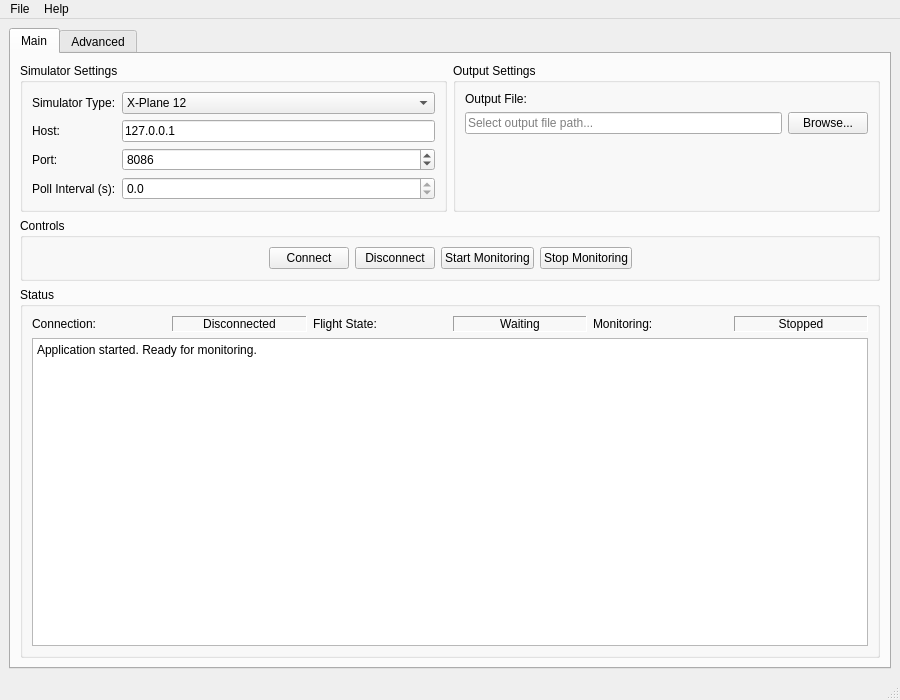
<?xml version="1.0" encoding="UTF-8"?>
<ui version="4.0">
 <class>MainWindow</class>
 <widget class="QMainWindow" name="MainWindow">
  <property name="geometry">
   <rect>
    <x>0</x>
    <y>0</y>
    <width>900</width>
    <height>700</height>
   </rect>
  </property>
  <property name="windowTitle">
   <string>Flight Data Recorder</string>
  </property>
  <property name="windowIcon">
   <iconset>
    <normaloff>icons/icon.png</normaloff>
   </iconset>
  </property>
  <widget class="QWidget" name="centralwidget">
   <layout class="QVBoxLayout" name="verticalLayout">
    <item>
     <widget class="QTabWidget" name="tabWidget">
      <property name="tabPosition">
       <enum>QTabWidget::North</enum>
      </property>
      <widget class="QWidget" name="tabMain">
       <attribute name="title">
        <string>Main</string>
       </attribute>
       <layout class="QVBoxLayout" name="verticalLayout_2">
        <item>
         <layout class="QHBoxLayout" name="horizontalLayout_4">
          <item>
           <widget class="QGroupBox" name="groupBoxSimulator">
            <property name="title">
             <string>Simulator Settings</string>
            </property>
            <layout class="QFormLayout" name="formLayoutSimulator">
             <item row="0" column="0">
              <widget class="QLabel" name="labelSimulatorType">
               <property name="text">
                <string>Simulator Type:</string>
               </property>
              </widget>
             </item>
             <item row="0" column="1">
              <widget class="QComboBox" name="comboSimulatorType">
               <item>
                <property name="text">
                 <string>X-Plane 12</string>
                </property>
               </item>
               <item>
                <property name="text">
                 <string>MSFS 2020/2024 / P3D</string>
                </property>
               </item>
              </widget>
             </item>
             <item row="1" column="0">
              <widget class="QLabel" name="labelHost">
               <property name="text">
                <string>Host:</string>
               </property>
              </widget>
             </item>
             <item row="1" column="1">
              <widget class="QLineEdit" name="lineEditHost">
               <property name="text">
                <string>127.0.0.1</string>
               </property>
               <property name="placeholderText">
                <string>Enter IP address</string>
               </property>
              </widget>
             </item>
             <item row="2" column="0">
              <widget class="QLabel" name="labelPort">
               <property name="text">
                <string>Port:</string>
               </property>
              </widget>
             </item>
             <item row="2" column="1">
              <widget class="QSpinBox" name="spinBoxPort">
               <property name="prefix">
                <string></string>
               </property>
               <property name="suffix">
                <string></string>
               </property>
               <property name="minimum">
                <number>1</number>
               </property>
               <property name="maximum">
                <number>65535</number>
               </property>
               <property name="value">
                <number>8086</number>
               </property>
              </widget>
             </item>
             <item row="3" column="0">
              <widget class="QLabel" name="labelPollInterval">
               <property name="text">
                <string>Poll Interval (s):</string>
               </property>
              </widget>
             </item>
             <item row="3" column="1">
              <widget class="QDoubleSpinBox" name="spinBoxPollInterval">
               <property name="decimals">
                <number>1</number>
               </property>
               <property name="minimum">
                <number>1.0</number>
               </property>
               <property name="maximum">
                <number>10.0</number>
               </property>
               <property name="singleStep">
                <number>0.5</number>
               </property>
               <property name="value">
                <number>1.0</number>
               </property>
              </widget>
             </item>
            </layout>
           </widget>
          </item>
          <item>
           <widget class="QGroupBox" name="groupBoxOutput">
            <property name="title">
             <string>Output Settings</string>
            </property>
            <layout class="QFormLayout" name="formLayoutOutput">
             <item row="0" column="0" colspan="2">
              <widget class="QLabel" name="labelOutputFile">
               <property name="text">
                <string>Output File:</string>
               </property>
              </widget>
             </item>
             <item row="1" column="0" colspan="2">
              <layout class="QHBoxLayout" name="horizontalLayoutOutputFile">
               <item>
                <widget class="QLineEdit" name="lineEditOutputFile">
                 <property name="text">
                  <string></string>
                 </property>
                 <property name="placeholderText">
                  <string>Select output file path...</string>
                 </property>
                </widget>
               </item>
               <item>
                <widget class="QPushButton" name="pushButtonBrowse">
                 <property name="text">
                  <string>Browse...</string>
                 </property>
                 <property name="maximumWidth">
                  <number>100</number>
                 </property>
                </widget>
               </item>
              </layout>
             </item>
            </layout>
           </widget>
          </item>
         </layout>
        </item>
        <item>
         <widget class="QGroupBox" name="groupBoxControls">
          <property name="title">
           <string>Controls</string>
          </property>
          <layout class="QHBoxLayout" name="horizontalLayoutControls">
           <item>
            <spacer name="horizontalSpacerLeft">
             <property name="orientation">
              <enum>Qt::Horizontal</enum>
             </property>
             <property name="sizeType">
              <enum>QSizePolicy::Expanding</enum>
             </property>
             <property name="sizeHint" stdset="0">
              <size>
               <width>40</width>
               <height>20</height>
              </size>
             </property>
            </spacer>
           </item>
           <item>
            <widget class="QPushButton" name="pushButtonConnect">
             <property name="text">
              <string>Connect</string>
             </property>
             <property name="minimumWidth">
              <number>120</number>
             </property>
            </widget>
           </item>
           <item>
            <widget class="QPushButton" name="pushButtonDisconnect">
             <property name="text">
              <string>Disconnect</string>
             </property>
             <property name="minimumWidth">
              <number>120</number>
             </property>
            </widget>
           </item>
           <item>
            <widget class="QPushButton" name="pushButtonStart">
             <property name="text">
              <string>Start Monitoring</string>
             </property>
             <property name="minimumWidth">
              <number>150</number>
             </property>
            </widget>
           </item>
           <item>
            <widget class="QPushButton" name="pushButtonStop">
             <property name="text">
              <string>Stop Monitoring</string>
             </property>
             <property name="minimumWidth">
              <number>150</number>
             </property>
            </widget>
           </item>
           <item>
            <spacer name="horizontalSpacerRight">
             <property name="orientation">
              <enum>Qt::Horizontal</enum>
             </property>
             <property name="sizeType">
              <enum>QSizePolicy::Expanding</enum>
             </property>
             <property name="sizeHint" stdset="0">
              <size>
               <width>40</width>
               <height>20</height>
              </size>
             </property>
            </spacer>
           </item>
          </layout>
         </widget>
        </item>
        <item>
         <widget class="QGroupBox" name="groupBoxStatus">
          <property name="title">
           <string>Status</string>
          </property>
          <layout class="QVBoxLayout" name="verticalLayoutStatus">
           <item>
            <layout class="QHBoxLayout" name="horizontalLayoutStatus">
             <item>
              <widget class="QLabel" name="labelConnectionStatusTitle">
               <property name="text">
                <string>Connection:</string>
               </property>
               <property name="minimumWidth">
                <number>100</number>
               </property>
              </widget>
             </item>
             <item>
              <widget class="QLabel" name="labelConnectionStatus">
               <property name="frameShape">
                <enum>QFrame::Panel</enum>
               </property>
               <property name="frameShadow">
                <enum>QFrame::Sunken</enum>
               </property>
               <property name="text">
                <string>Disconnected</string>
               </property>
               <property name="alignment">
                <set>Qt::AlignCenter</set>
               </property>
               <property name="minimumWidth">
                <number>150</number>
               </property>
              </widget>
             </item>
             <item>
              <widget class="QLabel" name="labelFlightStatusTitle">
               <property name="text">
                <string>Flight State:</string>
               </property>
               <property name="minimumWidth">
                <number>100</number>
               </property>
              </widget>
             </item>
             <item>
              <widget class="QLabel" name="labelFlightStatus">
               <property name="frameShape">
                <enum>QFrame::Panel</enum>
               </property>
               <property name="frameShadow">
                <enum>QFrame::Sunken</enum>
               </property>
               <property name="text">
                <string>Waiting</string>
               </property>
               <property name="alignment">
                <set>Qt::AlignCenter</set>
               </property>
               <property name="minimumWidth">
                <number>150</number>
               </property>
              </widget>
             </item>
             <item>
              <widget class="QLabel" name="labelMonitoringStatusTitle">
               <property name="text">
                <string>Monitoring:</string>
               </property>
               <property name="minimumWidth">
                <number>100</number>
               </property>
              </widget>
             </item>
             <item>
              <widget class="QLabel" name="labelMonitoringStatus">
               <property name="frameShape">
                <enum>QFrame::Panel</enum>
               </property>
               <property name="frameShadow">
                <enum>QFrame::Sunken</enum>
               </property>
               <property name="text">
                <string>Stopped</string>
               </property>
               <property name="alignment">
                <set>Qt::AlignCenter</set>
               </property>
               <property name="minimumWidth">
                <number>150</number>
               </property>
              </widget>
             </item>
            </layout>
           </item>
           <item>
            <widget class="QTextBrowser" name="textBrowserLog">
             <property name="sizePolicy">
              <sizepolicy hsizetype="Expanding" vsizetype="Expanding">
               <horstretch>0</horstretch>
               <verstretch>1</verstretch>
              </sizepolicy>
             </property>
             <property name="minimumHeight">
              <number>100</number>
             </property>
             <property name="maximumHeight">
              <number>200</number>
             </property>
             <property name="frameShape">
              <enum>QFrame::StyledPanel</enum>
             </property>
             <property name="frameShadow">
              <enum>QFrame::Sunken</enum>
             </property>
             <property name="readOnly">
              <bool>true</bool>
             </property>
             <property name="html">
              <string>&lt;!DOCTYPE HTML PUBLIC &quot;-//W3C//DTD HTML 4.0//EN&quot; &quot;http://www.w3.org/TR/REC-html40/strict.dtd&quot;&gt;
&lt;html&gt;&lt;head&gt;&lt;meta name=&quot;qrichtext&quot; content=&quot;1&quot; /&gt;&lt;style type=&quot;text/css&quot;&gt;
p, li { white-space: pre-wrap; }
&lt;/style&gt;&lt;/head&gt;&lt;body style=&quot; font-family:'Segoe UI'; font-size:9pt; font-weight:400; font-style:normal;&quot;&gt;
&lt;p style=&quot; margin-top:0px; margin-bottom:0px; margin-left:0px; margin-right:0px; -qt-block-indent:0; text-indent:0px;&quot;&gt;Application started. Ready for monitoring.&lt;/p&gt;
&lt;/body&gt;&lt;/html&gt;</string>
             </property>
            </widget>
           </item>
          </layout>
         </widget>
        </item>
       </layout>
      </widget>
      <widget class="QWidget" name="tabAdvanced">
       <attribute name="title">
        <string>Advanced</string>
       </attribute>
       <layout class="QVBoxLayout" name="verticalLayout_3">
        <item>
         <widget class="QGroupBox" name="groupBoxAircraft">
          <property name="title">
           <string>Aircraft Information</string>
          </property>
          <layout class="QFormLayout" name="formLayoutAircraft">
           <item row="0" column="0">
            <widget class="QLabel" name="labelAircraftICAO">
             <property name="text">
              <string>ICAO Code:</string>
             </property>
            </widget>
           </item>
           <item row="0" column="1">
            <widget class="QLabel" name="labelAircraftICAOValue">
             <property name="text">
              <string>N/A</string>
             </property>
             <property name="frameShape">
              <enum>QFrame::Panel</enum>
             </property>
             <property name="frameShadow">
              <enum>QFrame::Sunken</enum>
             </property>
            </widget>
           </item>
           <item row="1" column="0">
            <widget class="QLabel" name="labelAircraftName">
             <property name="text">
              <string>Aircraft Name:</string>
             </property>
            </widget>
           </item>
           <item row="1" column="1">
            <widget class="QLabel" name="labelAircraftNameValue">
             <property name="text">
              <string>N/A</string>
             </property>
             <property name="frameShape">
              <enum>QFrame::Panel</enum>
             </property>
             <property name="frameShadow">
              <enum>QFrame::Sunken</enum>
             </property>
            </widget>
           </item>
          </layout>
         </widget>
        </item>
        <item>
         <widget class="QGroupBox" name="groupBoxData">
          <property name="title">
           <string>Live Data</string>
          </property>
          <layout class="QGridLayout" name="gridLayoutData">
           <item row="0" column="0">
            <widget class="QLabel" name="labelLatitude">
             <property name="text">
              <string>Latitude:</string>
             </property>
            </widget>
           </item>
           <item row="0" column="1">
            <widget class="QLabel" name="labelLatitudeValue">
             <property name="text">
              <string>N/A</string>
             </property>
             <property name="frameShape">
              <enum>QFrame::Panel</enum>
             </property>
             <property name="frameShadow">
              <enum>QFrame::Sunken</enum>
             </property>
             <property name="alignment">
              <set>Qt::AlignRight|Qt::AlignTrailing|Qt::AlignVCenter</set>
             </property>
            </widget>
           </item>
           <item row="0" column="2">
            <widget class="QLabel" name="labelLongitude">
             <property name="text">
              <string>Longitude:</string>
             </property>
            </widget>
           </item>
           <item row="0" column="3">
            <widget class="QLabel" name="labelLongitudeValue">
             <property name="text">
              <string>N/A</string>
             </property>
             <property name="frameShape">
              <enum>QFrame::Panel</enum>
             </property>
             <property name="frameShadow">
              <enum>QFrame::Sunken</enum>
             </property>
             <property name="alignment">
              <set>Qt::AlignRight|Qt::AlignTrailing|Qt::AlignVCenter</set>
             </property>
            </widget>
           </item>
           <item row="1" column="0">
            <widget class="QLabel" name="labelAltitude">
             <property name="text">
              <string>Altitude (MSL):</string>
             </property>
            </widget>
           </item>
           <item row="1" column="1">
            <widget class="QLabel" name="labelAltitudeValue">
             <property name="text">
              <string>N/A</string>
             </property>
             <property name="frameShape">
              <enum>QFrame::Panel</enum>
             </property>
             <property name="frameShadow">
              <enum>QFrame::Sunken</enum>
             </property>
             <property name="alignment">
              <set>Qt::AlignRight|Qt::AlignTrailing|Qt::AlignVCenter</set>
             </property>
            </widget>
           </item>
           <item row="1" column="2">
            <widget class="QLabel" name="labelAGL">
             <property name="text">
              <string>Altitude (AGL):</string>
             </property>
            </widget>
           </item>
           <item row="1" column="3">
            <widget class="QLabel" name="labelAGLValue">
             <property name="text">
              <string>N/A</string>
             </property>
             <property name="frameShape">
              <enum>QFrame::Panel</enum>
             </property>
             <property name="frameShadow">
              <enum>QFrame::Sunken</enum>
             </property>
             <property name="alignment">
              <set>Qt::AlignRight|Qt::AlignTrailing|Qt::AlignVCenter</set>
             </property>
            </widget>
           </item>
           <item row="2" column="0">
            <widget class="QLabel" name="labelHeading">
             <property name="text">
              <string>Heading (True):</string>
             </property>
            </widget>
           </item>
           <item row="2" column="1">
            <widget class="QLabel" name="labelHeadingValue">
             <property name="text">
              <string>N/A</string>
             </property>
             <property name="frameShape">
              <enum>QFrame::Panel</enum>
             </property>
             <property name="frameShadow">
              <enum>QFrame::Sunken</enum>
             </property>
             <property name="alignment">
              <set>Qt::AlignRight|Qt::AlignTrailing|Qt::AlignVCenter</set>
             </property>
            </widget>
           </item>
           <item row="2" column="2">
            <widget class="QLabel" name="labelHeadingMag">
             <property name="text">
              <string>Heading (Mag):</string>
             </property>
            </widget>
           </item>
           <item row="2" column="3">
            <widget class="QLabel" name="labelHeadingMagValue">
             <property name="text">
              <string>N/A</string>
             </property>
             <property name="frameShape">
              <enum>QFrame::Panel</enum>
             </property>
             <property name="frameShadow">
              <enum>QFrame::Sunken</enum>
             </property>
             <property name="alignment">
              <set>Qt::AlignRight|Qt::AlignTrailing|Qt::AlignVCenter</set>
             </property>
            </widget>
           </item>
           <item row="3" column="0">
            <widget class="QLabel" name="labelGroundSpeed">
             <property name="text">
              <string>Ground Speed:</string>
             </property>
            </widget>
           </item>
           <item row="3" column="1">
            <widget class="QLabel" name="labelGroundSpeedValue">
             <property name="text">
              <string>N/A</string>
             </property>
             <property name="frameShape">
              <enum>QFrame::Panel</enum>
             </property>
             <property name="frameShadow">
              <enum>QFrame::Sunken</enum>
             </property>
             <property name="alignment">
              <set>Qt::AlignRight|Qt::AlignTrailing|Qt::AlignVCenter</set>
             </property>
            </widget>
           </item>
           <item row="3" column="2">
            <widget class="QLabel" name="labelIndicatedSpeed">
             <property name="text">
              <string>Indicated Speed:</string>
             </property>
            </widget>
           </item>
           <item row="3" column="3">
            <widget class="QLabel" name="labelIndicatedSpeedValue">
             <property name="text">
              <string>N/A</string>
             </property>
             <property name="frameShape">
              <enum>QFrame::Panel</enum>
             </property>
             <property name="frameShadow">
              <enum>QFrame::Sunken</enum>
             </property>
             <property name="alignment">
              <set>Qt::AlignRight|Qt::AlignTrailing|Qt::AlignVCenter</set>
             </property>
            </widget>
           </item>
           <item row="4" column="0">
            <widget class="QLabel" name="labelPower">
             <property name="text">
              <string>Power:</string>
             </property>
            </widget>
           </item>
           <item row="4" column="1">
            <widget class="QLabel" name="labelPowerValue">
             <property name="text">
              <string>N/A</string>
             </property>
             <property name="frameShape">
              <enum>QFrame::Panel</enum>
             </property>
             <property name="frameShadow">
              <enum>QFrame::Sunken</enum>
             </property>
             <property name="alignment">
              <set>Qt::AlignRight|Qt::AlignTrailing|Qt::AlignVCenter</set>
             </property>
            </widget>
           </item>
           <item row="5" column="0">
            <widget class="QLabel" name="labelSimTime">
             <property name="text">
              <string>Simulation Time:</string>
             </property>
            </widget>
           </item>
           <item row="5" column="1" colspan="3">
            <widget class="QLabel" name="labelSimTimeValue">
             <property name="text">
              <string>N/A</string>
             </property>
             <property name="frameShape">
              <enum>QFrame::Panel</enum>
             </property>
             <property name="frameShadow">
              <enum>QFrame::Sunken</enum>
             </property>
             <property name="alignment">
              <set>Qt::AlignRight|Qt::AlignTrailing|Qt::AlignVCenter</set>
             </property>
            </widget>
           </item>
          </layout>
         </widget>
        </item>
        <item>
         <spacer name="verticalSpacerAdvanced">
          <property name="orientation">
           <enum>Qt::Vertical</enum>
          </property>
          <property name="sizeType">
           <enum>QSizePolicy::Expanding</enum>
          </property>
          <property name="sizeHint" stdset="0">
           <size>
            <width>20</width>
            <height>40</height>
           </size>
          </property>
         </spacer>
        </item>
       </layout>
      </widget>
     </widget>
    </item>
   </layout>
  </widget>
  <widget class="QMenuBar" name="menubar">
   <property name="geometry">
    <rect>
     <x>0</x>
     <y>0</y>
     <width>900</width>
     <height>24</height>
    </rect>
   </property>
   <widget class="QMenu" name="menuFile">
    <property name="title">
     <string>File</string>
    </property>
    <addaction name="actionExit"/>
   </widget>
   <widget class="QMenu" name="menuHelp">
    <property name="title">
     <string>Help</string>
    </property>
    <addaction name="actionAbout"/>
   </widget>
   <addaction name="menuFile"/>
   <addaction name="menuHelp"/>
  </widget>
  <widget class="QStatusBar" name="statusbar">
   <property name="sizeGripEnabled">
    <bool>true</bool>
   </property>
  </widget>
  <action name="actionExit">
   <property name="text">
    <string>Exit</string>
   </property>
   <property name="shortcut">
    <string>Ctrl+Q</string>
   </property>
  </action>
  <action name="actionAbout">
   <property name="text">
    <string>About</string>
   </property>
  </action>
 </widget>
 <resources/>
 <connections>
  <connection>
   <sender>actionExit</sender>
   <signal>triggered()</signal>
   <receiver>MainWindow</receiver>
   <slot>close()</slot>
   <hints>
    <hint type="sourcelabel">
     <x>248</x>
     <y>254</y>
    </hint>
    <hint type="destinationlabel">
     <x>248</x>
     <y>254</y>
    </hint>
   </hints>
  </connection>
 </connections>
</ui>
